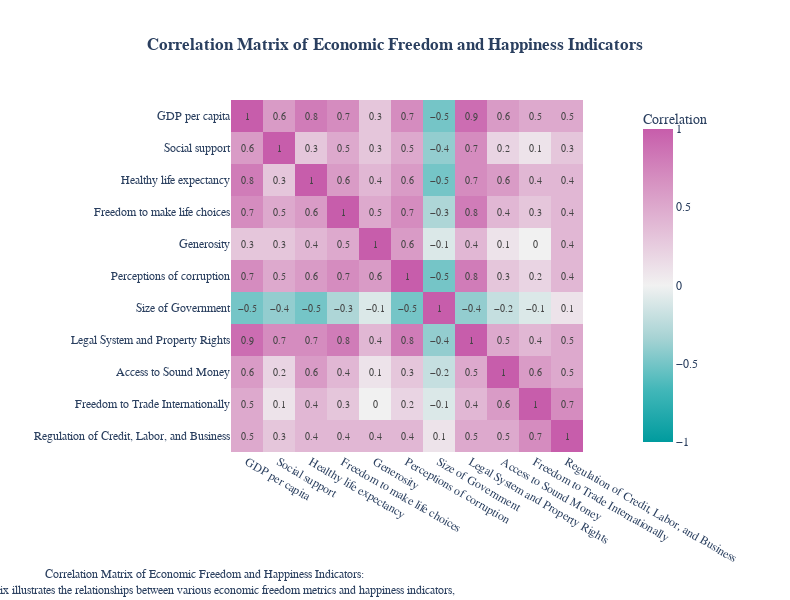

Here is the notebook cell this chart was saved with:
### Markdown cell above
### Correlation Matrix of Freedom, Happiness, and Health Indicators
The relationship between economic freedom, happiness, and health indicators is complex and multifaceted. To unravel this intricate web, we examine a correlation matrix featuring various measures of economic freedom and happiness/health indicators. This matrix includes GDP per capita, social support, healthy life expectancy, freedom to make life choices, generosity, perceptions of corruption, and several aspects of economic freedom such as government size, gender legal rights, legal system and property rights, access to sound money, freedom to trade internationally, and regulation.

In the correlation matrix, the strength and direction of the correlation are visually represented by a color scale ranging from -1 (indicating a strong negative correlation) to +1 (indicating a strong positive correlation). Shades of pink and purple represent positive correlations, while shades of teal indicate negative correlations.

### Code cell
columns_to_keep=['GDP per capita', 'Social support',
       'Healthy life expectancy', 'Freedom to make life choices', 'Generosity',
       'Perceptions of corruption', 'Size of Government',
       'Legal System and Property Rights', 'Access to Sound Money', 'Freedom to Trade Internationally', 'Regulation of Credit, Labor, and Business']

corr = data[columns_to_keep].corr().round(1)
color_continuous_scale='tropic'

fig = px.imshow(corr,
                x=corr.index,
                y=corr.columns,
                color_continuous_scale='tropic',
                zmin=-1, zmax=1,
                labels=dict(color='Correlation'),
                text_auto=True)

fig.update_layout(title='<b>Correlation Matrix of Economic Freedom and Happiness Indicators</b>',
                  xaxis_title='',
                  yaxis_title='',
                  title_x=0.5,
                  coloraxis_colorbar=dict(title='Correlation'),
                  font=dict(family='Arial', size=12),
                  width=790,
                  height=600,
                  margin=dict(b=100,t=100, r=10)),
                     

fig.update_traces(textfont_size=10, hoverinfo='text')
fig.add_annotation(x=-.55, y=-.46,
                   xref='paper', yref='paper',
                   showarrow=False,
                   xanchor='left',
                   yanchor='bottom',
                   align='center',
                   text="Correlation Matrix of Economic Freedom and Happiness Indicators: <br> This matrix illustrates the relationships between various economic freedom metrics and happiness indicators, <br> with colors representing the strength and direction of correlations.")
fig.show()

### Figure 1 — Plotly figure (JSON) as saved in the notebook; plotly's stock layout.template omitted (floating-point values rounded to 4 significant figures)
{"data": [{"coloraxis": "coloraxis", "hoverinfo": "text", "hovertemplate": "x: %{x}<br>y: %{y}<br>Correlation: %{z}<extra></extra>", "name": "0", "textfont": {"size": 10}, "texttemplate": "%{z}", "type": "heatmap", "x": ["GDP per capita", "Social support", "Healthy life expectancy", "Freedom to make life choices", "Generosity", "Perceptions of corruption", "Size of Government", "Legal System and Property Rights", "Access to Sound Money", "Freedom to Trade Internationally", "Regulation of Credit, Labor, and Business"], "xaxis": "x", "y": ["GDP per capita", "Social support", "Healthy life expectancy", "Freedom to make life choices", "Generosity", "Perceptions of corruption", "Size of Government", "Legal System and Property Rights", "Access to Sound Money", "Freedom to Trade Internationally", "Regulation of Credit, Labor, and Business"], "yaxis": "y", "z": [[1, 0.6, 0.8, 0.7, 0.3, 0.7, -0.5, 0.9, 0.6, 0.5, 0.5], [0.6, 1, 0.3, 0.5, 0.3, 0.5, -0.4, 0.7, 0.2, 0.1, 0.3], [0.8, 0.3, 1, 0.6, 0.4, 0.6, -0.5, 0.7, 0.6, 0.4, 0.4], [0.7, 0.5, 0.6, 1, 0.5, 0.7, -0.3, 0.8, 0.4, 0.3, 0.4], [0.3, 0.3, 0.4, 0.5, 1, 0.6, -0.1, 0.4, 0.1, 0, 0.4], [0.7, 0.5, 0.6, 0.7, 0.6, 1, -0.5, 0.8, 0.3, 0.2, 0.4], [-0.5, -0.4, -0.5, -0.3, -0.1, -0.5, 1, -0.4, -0.2, -0.1, 0.1], [0.9, 0.7, 0.7, 0.8, 0.4, 0.8, -0.4, 1, 0.5, 0.4, 0.5], [0.6, 0.2, 0.6, 0.4, 0.1, 0.3, -0.2, 0.5, 1, 0.6, 0.5], [0.5, 0.1, 0.4, 0.3, 0, 0.2, -0.1, 0.4, 0.6, 1, 0.7], [0.5, 0.3, 0.4, 0.4, 0.4, 0.4, 0.1, 0.5, 0.5, 0.7, 1]]}], "layout": {"annotations": [{"align": "center", "showarrow": false, "text": "Correlation Matrix of Economic Freedom and Happiness Indicators: <br> This matrix illustrates the relationships between various economic freedom metrics and happiness indicators, <br> with colors representing the strength and direction of correlations.", "x": -0.55, "xanchor": "left", "xref": "paper", "y": -0.46, "yanchor": "bottom", "yref": "paper"}], "coloraxis": {"cmax": 1, "cmin": -1, "colorbar": {"title": {"text": "Correlation"}}, "colorscale": [[0, "rgb(0, 155, 158)"], [0.1667, "rgb(66, 183, 185)"], [0.3333, "rgb(167, 211, 212)"], [0.5, "rgb(241, 241, 241)"], [0.6667, "rgb(228, 193, 217)"], [0.8333, "rgb(214, 145, 193)"], [1, "rgb(199, 93, 171)"]]}, "font": {"family": "Arial", "size": 12}, "height": 600, "margin": {"b": 100, "r": 10, "t": 100}, "title": {"text": "<b>Correlation Matrix of Economic Freedom and Happiness Indicators</b>", "x": 0.5}, "width": 790, "xaxis": {"anchor": "y", "constrain": "domain", "domain": [0, 1], "scaleanchor": "y", "title": {"text": ""}}, "yaxis": {"anchor": "x", "autorange": "reversed", "constrain": "domain", "domain": [0, 1], "title": {"text": ""}}}}
